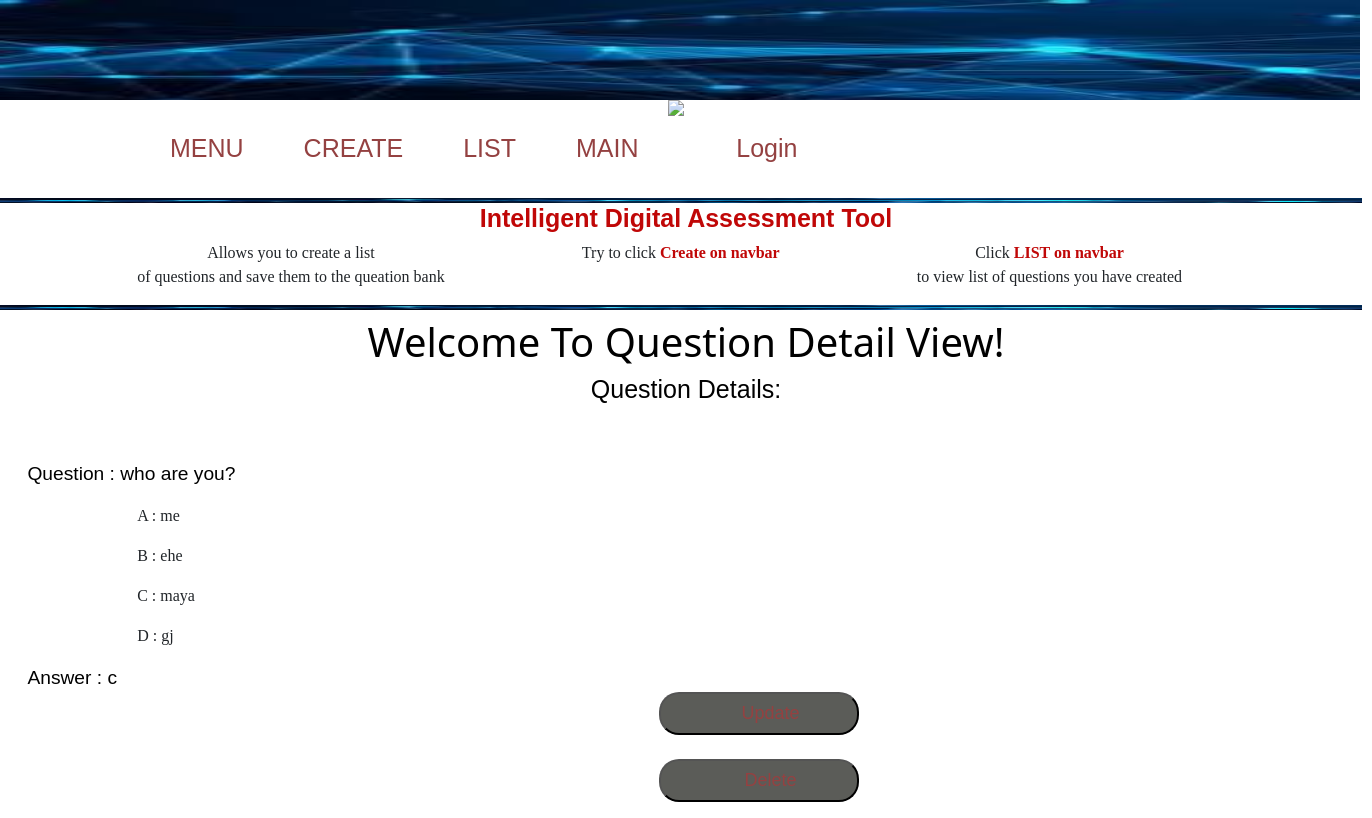
The app's page /questionbank/list/6 with its own data.
### questionbank/models.py (models this page shows, shortened)
class Question(models.Model):
    questionname = models.CharField(max_length=300)
    id=models.IntegerField(null=False,default=1,primary_key=True)
    a = models.CharField(max_length=150,null=True)
    b = models.CharField(max_length=150,null=True)
    c = models.CharField(max_length=150,null=True)
    d = models.CharField(max_length=150,null=True)
    answer = models.CharField(max_length=1,default='a',null=True)

### questionbank/views.py (the view)
# urls.py: path('list/<int:pk>',views.QuestionDetailView.as_view(),name='detail'),
class QuestionDetailView(DetailView):
    context_object_name = 'question_details'
    model = Question
    template_name = 'questionbank/question_detail.html'

### templates/questionbank/question_detail.html (shortened to what this page needs)
{% extends 'questionbank/questionbankbase.html' %}
{% load static %}
{% block body_block %}
<link rel='stylesheet'href={% static 'wlx.css'%}>
<link rel='stylesheet'href={% static 'nav.css'%}>
<h1>Welcome To Question Detail View!</h1>
<h3>Question Details:</h3><br><br>
<p class='p'>Question : {{question_details.questionname}}</p>
<p class='p1'>A : {{question_details.a}}</p>
<p class='p1'>B : {{question_details.b}}</p>
<p class='p1'>C : {{question_details.c}}</p>
<p class='p1'>D : {{question_details.d}}</p>
<p class='p'>Answer : {{question_details.answer}}</p>
<div class='container'>
  <p><button class ='log'><a class ='log'href='{% url 'questionbank_app:update' pk=question_details.pk %}'>Update</a></button></p>
</div>
<br>
<div class='container'>
  <p>
    <button class ='log'><a class ='log'href='{% url 'questionbank_app:delete' pk=question_details.pk %}'>Delete</a></button></p>
</div>
{% endblock %}

### static/nav.css (style rules this page uses)
.Container { text-align: center; align-items: center; }
a { position: relative; background-image: linear-gradient( to right, #54b3d6, #54b3d6 50%, #fcfafa 50% ); }
a { background-image: linear-gradient( to right, #54b3d6, #54b3d6 50%, #fdfcfc 50% ); background-size: 200% 100%; background-position: -100%; }
a { background-image: linear-gradient( to right, #54b3d6, #54b3d6 50%, #181717 50% ); background-size: 200% 100%; background-position: -100%; -webkit-background-clip: text; -webkit-text-fill-color: transparent; }
a:before { content: ''; background: #54b3d6; display: block; position: absolute; height: 3px; }
a { background-image: linear-gradient( to right, #54b3d6, #54b3d6 50%, #944141 50% ); background-size: 200% 100%; background-position: -100%; -webkit-background-clip: text; -webkit-text-fill-color: transparent; transition: all 0.3s ease-in-out; }
.p { font-size: larger; font-family: Impact, Haettenschweiler, 'Arial Narrow Bold', sans-serif; font: bold; text-align: start; margin-left: 2%; color: black; }
.p1 { font: large; font-family: Cambria, Cochin, Georgia, Times, 'Times New Roman', serif; margin-left: 10%; }

### static/wlx.css (style rules this page uses)
h1 { text-align: center; color: black; }
h3 { color: black; text-align: center; font-size: 25px; font-family: Verdana, Geneva, Tahoma, sans-serif; }
.log { padding: 6px; border-radius: 20px; margin-left: 13%; width: 200px; background-color: rgb(91, 92, 88); color: white; font-size: large; font-family: Verdana, Geneva, Tahoma, sans-serif; margin-top: -1.5%; }
a { background-color: transparent; }

### records on screen
Question: questionname "who are you?", a "me", b "ehe", c "maya", d "gj", answer "c"
